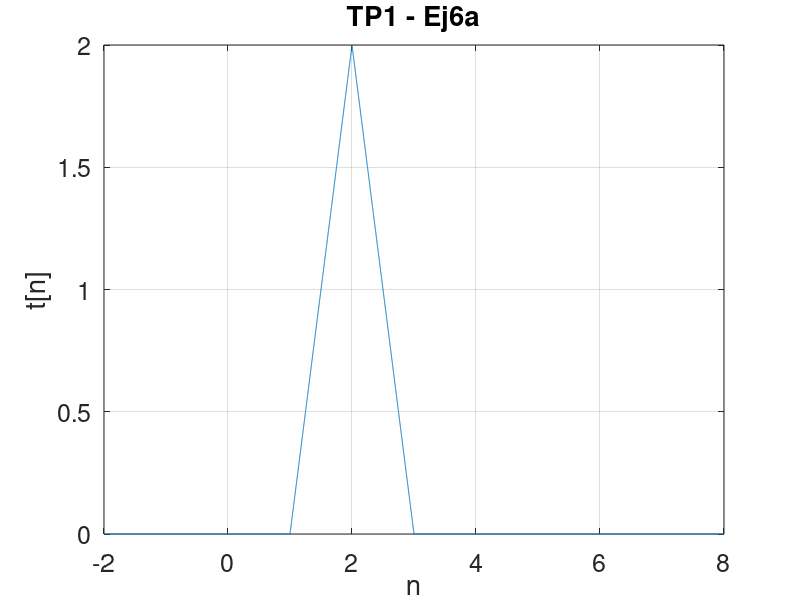

Here is the MATLAB script that generated this plot:
t = [-2:.001:8];

function h = tri1(t)
    % TRI1 senal del ejercicio 2 de la Practica 1
    h = (t+1).*(t >= -1 & t < 1) + (-t+3).*(t >= 1 & t < 3);
end

h = tri1(2*t-3);
plot(t,h)
grid on
title "TP1 - Ej6a"
xlabel "n"
ylabel "t[n]"
set(gca, 'FontSize', 18);
